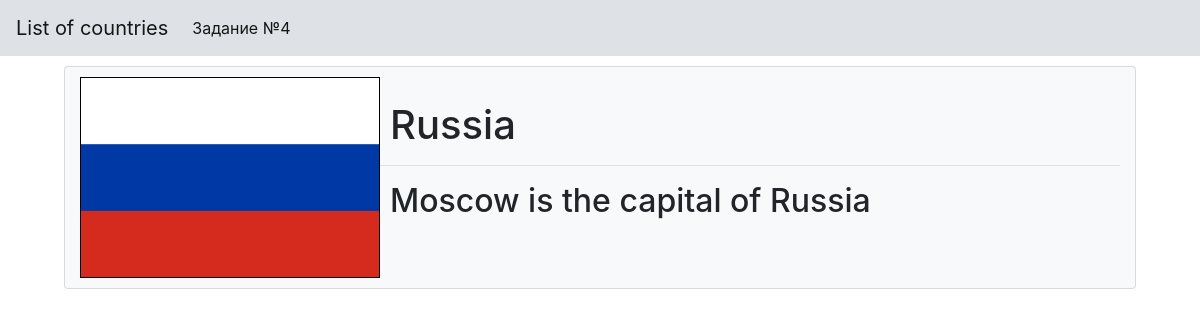
The page /country.php?countryId=1 on the database its author committed.
### tables this page shows
CREATE TABLE `Country` (
  `CountryId` int(255) NOT NULL,
  `CountryName` varchar(256) NOT NULL,
  `CountryCapital` varchar(255) NOT NULL
);

### app/include/functions.php (called while the page is built, shortened)
<?php
function getCountryById($countryId) {
	global $link;
	$sql = 'SELECT * FROM Country WHERE CountryId = '.$countryId;
	$result = mysqli_query($link, $sql);
	$country = mysqli_fetch_assoc($result);
	return $country;
}
?>

### country.php (the view, shortened to what this page needs)
<?php
include_once('app/header.php');
$countryId = htmlspecialchars($_GET['countryId']);
$country = getCountryById($countryId);
?>
<div class="card" style="background-color: #f8f9fa">
	<div class="container">
		<img align="left" src="/public/images/<?=$country['CountryName']?>.png">
		<br>
		<h1 class="text-left"><?=$country['CountryName']?></h1>
		<hr>
		<h2><?=$country['CountryCapital']?> is the capital of <?=$country['CountryName']?></h2>
	</div>
</div>

### rows shown on the page
country: CountryName (picture), CountryName "Russia", CountryCapital "Moscow"
